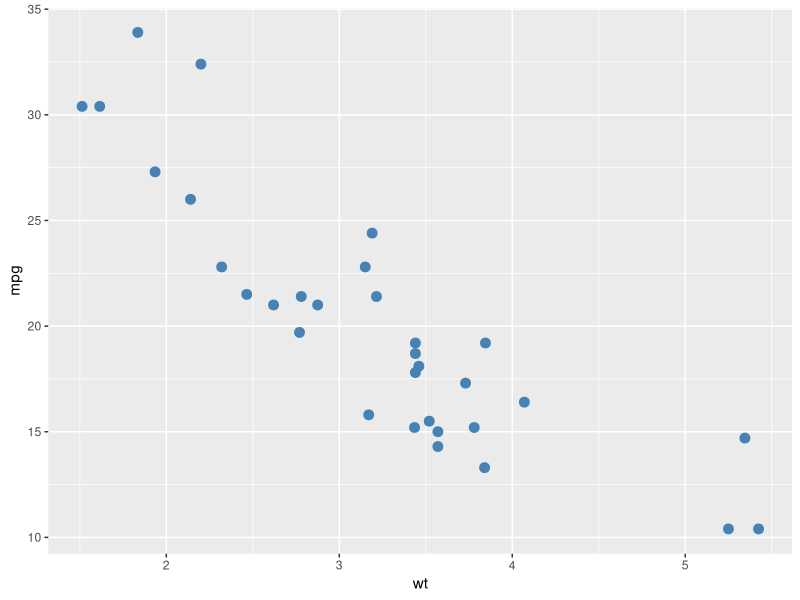
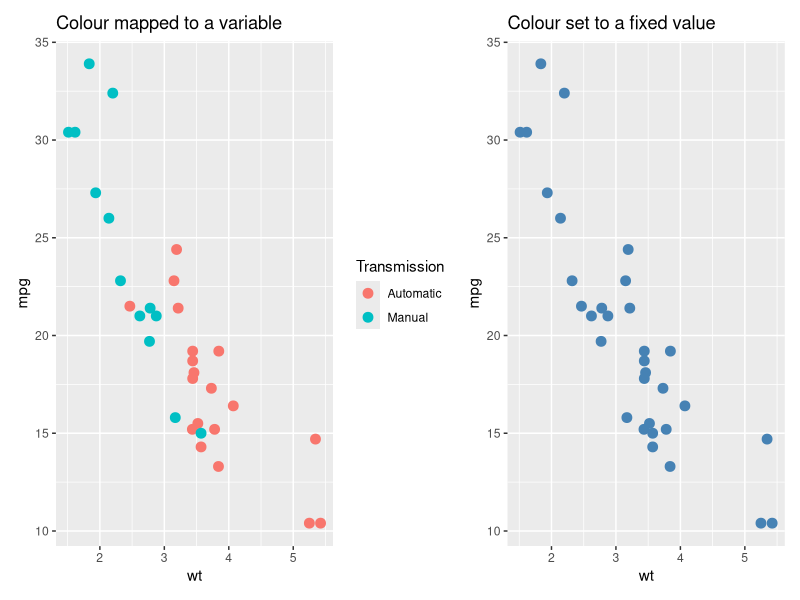
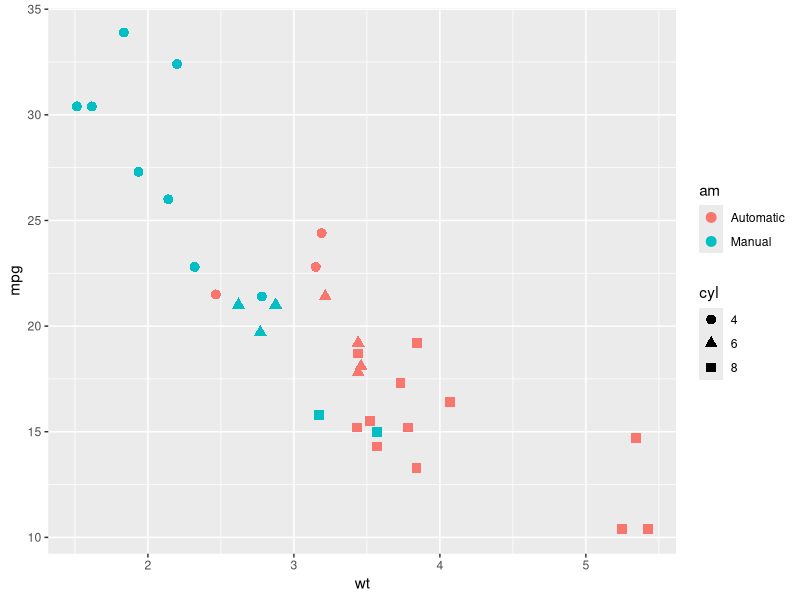
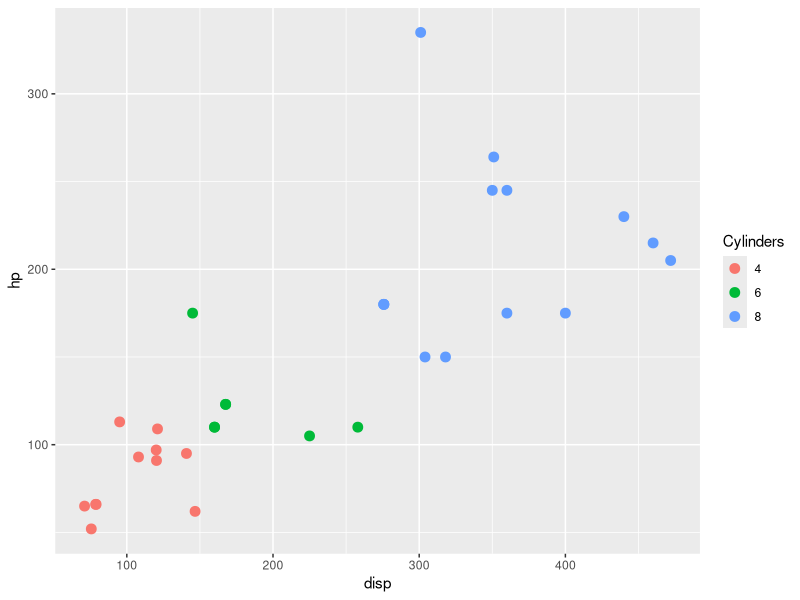
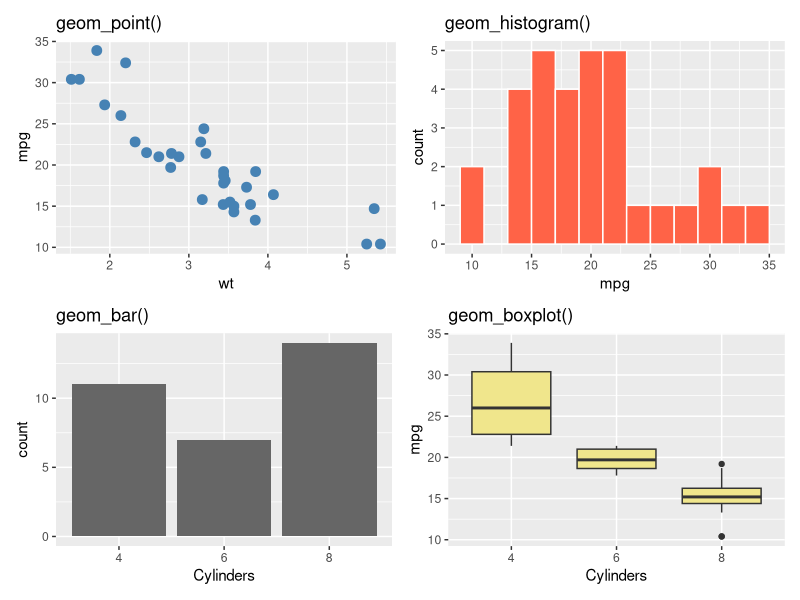
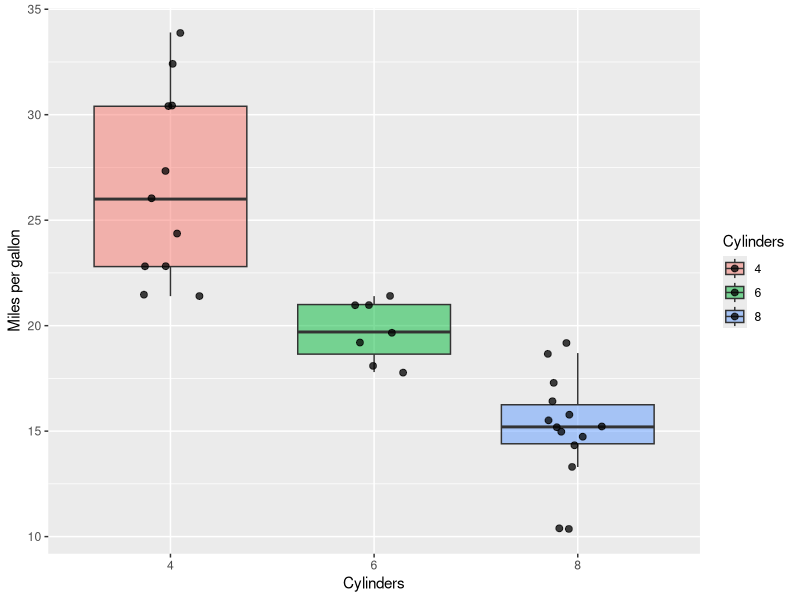
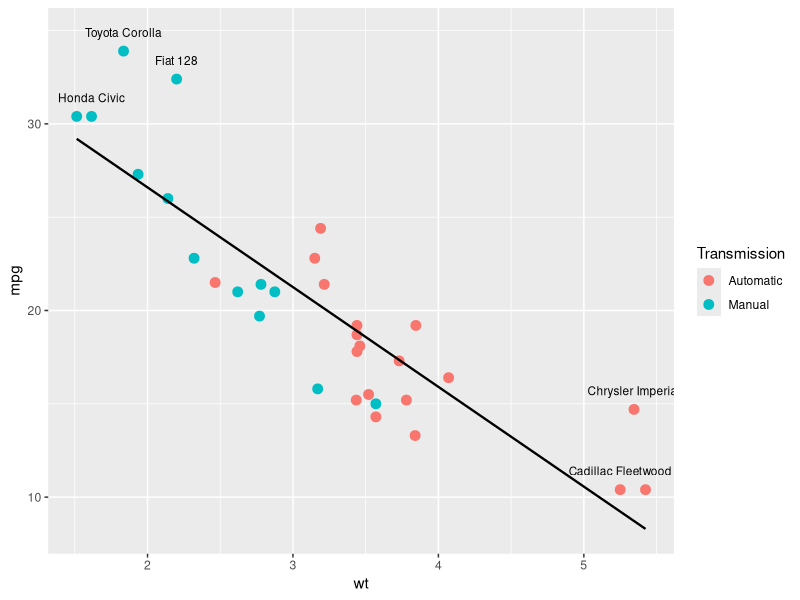
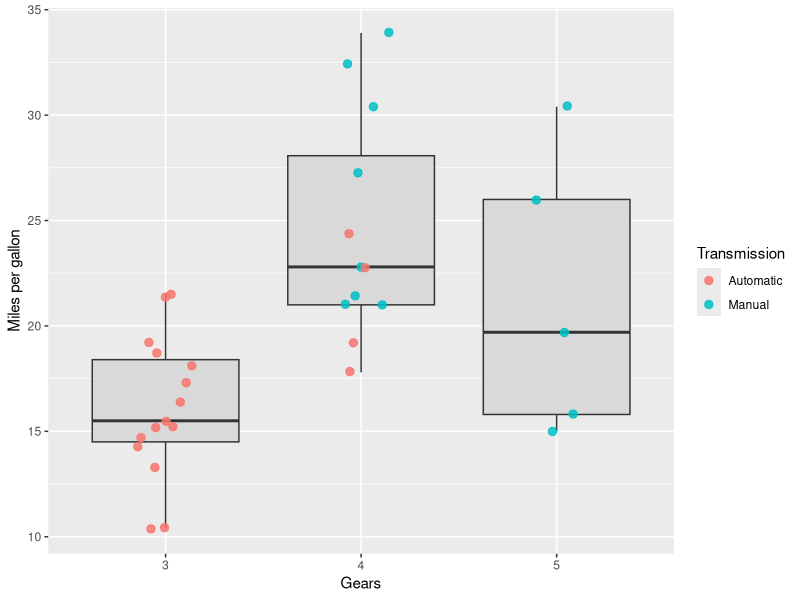

Generate these figures, in order, with R:
## ---- chunk 1
library(knitr)
library(ggplot2)
library(dplyr)
library(patchwork)  # for combining multiple plots into one layout
library(tibble)

opts_chunk$set(echo = TRUE, message = FALSE, warning = FALSE)

cars <- mtcars %>%
  rownames_to_column(var = "car") %>%   # move row names (car models) into a real column
  mutate(
    cyl = factor(cyl),                  # treat cylinder count as a category, not a number
    gear = factor(gear),                # same for number of gears
    am = factor(am, levels = c(0, 1), labels = c("Automatic", "Manual"))  # give 0/1 readable labels
  )
## ---- chunk 2
glimpse(cars)
## ---- chunk 3
ggplot(cars, aes(x = wt, y = mpg)) +  # aes() maps columns to x and y axes
  geom_point(size = 3, color = "steelblue")  # fixed size and colour for all points
## ---- chunk 4
mapped_plot <- ggplot(cars, aes(x = wt, y = mpg, color = am)) +  # color inside aes() = data-driven
  geom_point(size = 3) +
  labs(title = "Colour mapped to a variable", color = "Transmission")

set_plot <- ggplot(cars, aes(x = wt, y = mpg)) +
  geom_point(size = 3, color = "steelblue") +  # color outside aes() = fixed value for all points
  labs(title = "Colour set to a fixed value")

mapped_plot | set_plot  # | places the two plots side by side (patchwork)
## ---- chunk 5
ggplot(cars, aes(x = wt, y = mpg, color = am, shape = cyl)) +  # two aesthetics mapped at once
  geom_point(size = 3)
## ---- chunk 6
ggplot(cars, aes(x = disp, y = hp, color = cyl)) +  # cyl mapped to color (inside aes)
  geom_point(size = 3) +                             # size set to fixed value (outside aes)
  labs(color = "Cylinders")                          # rename the colour legend
## ---- chunk 7
scatter_geom <- ggplot(cars, aes(x = wt, y = mpg)) +
  geom_point(color = "steelblue", size = 3) +
  labs(title = "geom_point()")

hist_geom <- ggplot(cars, aes(x = mpg)) +
  geom_histogram(binwidth = 2, fill = "tomato", color = "white") +  # binwidth controls bar width; color is bar border
  labs(title = "geom_histogram()")

bar_geom <- ggplot(cars, aes(x = cyl)) +
  geom_bar(fill = "grey40") +   # geom_bar() counts rows per category automatically
  labs(title = "geom_bar()", x = "Cylinders")

box_geom <- ggplot(cars, aes(x = cyl, y = mpg)) +
  geom_boxplot(fill = "khaki") +
  labs(title = "geom_boxplot()", x = "Cylinders")

(scatter_geom | hist_geom) / (bar_geom | box_geom)  # / stacks rows; | places side by side
## ---- chunk 8
ggplot(cars, aes(x = cyl, y = mpg, fill = cyl)) +
  geom_boxplot(alpha = 0.5, outlier.shape = NA) +  # alpha = transparency; NA hides outlier dots so jitter shows them instead
  geom_jitter(width = 0.15, alpha = 0.75, size = 2) +  # small width keeps points within their group
  labs(x = "Cylinders", y = "Miles per gallon", fill = "Cylinders")
## ---- chunk 9
ggplot(cars, aes(x = wt, y = mpg)) +
  geom_point(aes(color = am), size = 3) +
  geom_smooth(method = "lm", se = FALSE, color = "black", linewidth = 0.8) +  # lm = linear trend line; se = FALSE hides confidence ribbon
  geom_text(
    data = cars %>% filter(mpg > 30 | wt > 5),  # only label the extreme/interesting cars
    aes(label = car),
    check_overlap = TRUE,  # skip labels that would overlap each other
    nudge_y = 1,           # shift labels slightly above their points
    size = 3
  ) +
  labs(color = "Transmission")
## ---- chunk 10
ggplot(cars, aes(x = gear, y = mpg)) +
  geom_boxplot(fill = "grey85", outlier.shape = NA) +       # hide outlier dots; jitter will show all points
  geom_jitter(aes(color = am), width = 0.15, size = 2.5, alpha = 0.85) +  # color mapped per-geom, not inherited
  labs(x = "Gears", y = "Miles per gallon", color = "Transmission")
## ---- chunk 11
numeric_default <- ggplot(cars, aes(x = hp, y = mpg)) +
  geom_point(size = 3, color = "grey40") +
  labs(title = "Default numeric scales")

numeric_scaled <- ggplot(cars, aes(x = hp, y = mpg)) +
  geom_point(size = 3, color = "grey40") +
  scale_x_continuous(breaks = seq(50, 350, by = 50)) +  # seq() generates tick positions: 50, 100, 150 ...
  scale_y_continuous(breaks = seq(10, 35, by = 5)) +
  labs(title = "Custom numeric breaks")

numeric_default | numeric_scaled
## ---- chunk 12
default_order_plot <- ggplot(cars, aes(x = factor(cyl), y = mpg)) +
  geom_boxplot(fill = "grey80") +
  labs(title = "Default order", x = "Cylinders")

reordered_plot <- ggplot(cars, aes(x = reorder(factor(cyl), mpg, median), y = mpg)) +  # reorder(variable, by_what, function)
  geom_boxplot(fill = "tomato") +
  labs(title = "Reordered by median mpg", x = "Cylinders")

default_order_plot | reordered_plot
## ---- chunk 13
color_scale_plot <- ggplot(cars, aes(x = wt, y = mpg, color = hp)) +
  geom_point(size = 4) +
  scale_color_gradient(low = "skyblue", high = "firebrick") +  # low hp = blue, high hp = red
  labs(title = "Continuous colour scale", color = "Horsepower")

mean_mpg_by_cyl_gear <- cars %>%
  group_by(cyl, gear) %>%
  summarise(mean_mpg = mean(mpg), .groups = "drop")  # .groups = "drop" removes grouping after summarise

fill_scale_plot <- ggplot(mean_mpg_by_cyl_gear, aes(x = cyl, y = gear, fill = mean_mpg)) +
  geom_tile(color = "white", linewidth = 0.8) +                          # color here is the tile border, not fill
  geom_text(aes(label = round(mean_mpg, 1)), color = "white", fontface = "bold") +  # overlay value labels on tiles
  scale_fill_gradient(low = "khaki1", high = "darkgreen") +
  labs(
    title = "Continuous fill scale",
    x = "Cylinders",
    y = "Gears",
    fill = "Mean mpg"
  )

color_scale_plot | fill_scale_plot
## ---- chunk 14
styled_plot <- ggplot(cars, aes(x = wt, y = mpg, color = am)) +
  geom_point(size = 3) +
  labs(
    title = "Heavier cars tend to have lower fuel efficiency",
    subtitle = "Transmission highlights one part of the pattern in mtcars",
    x = "Weight (1000 lb)",
    y = "Miles per gallon",
    color = "Transmission"
  ) +
  theme_minimal(base_size = 12) +  # clean background; base_size scales all text proportionally
  theme(legend.position = "top")   # move legend above the plot

styled_plot
## ---- chunk 15
dashboard_plot <- (styled_plot / (reordered_plot | fill_scale_plot)) +  # / stacks rows; inner | places side by side
  plot_annotation(
    title = "Three views of the mtcars dataset",
    subtitle = "Scatter plot, reordered box plot, and summary heatmap",
    caption = "Data source: mtcars"
  ) +
  plot_layout(guides = "collect")  # merge duplicate legends into one shared legend

dashboard_plot
## ---- chunk 16
png_file <- tempfile("mtcars-plot-", fileext = ".png")  # tempfile() creates a safe throwaway path
pdf_file <- tempfile("mtcars-plot-", fileext = ".pdf")

ggsave(filename = png_file, plot = styled_plot, width = 8, height = 5, dpi = 300)  # dpi = resolution; 300 is print quality
ggsave(filename = pdf_file, plot = styled_plot, width = 8, height = 5)             # PDF is vector so dpi is irrelevant

png_file  # print the path so you can inspect the saved file
pdf_file
## ---- chunk 17
fuel_scatter <- ggplot(cars, aes(x = wt, y = mpg, color = hp)) +
  geom_point(size = 3) +
  scale_color_gradient(low = "lightblue", high = "darkred") +  # encodes a third variable (hp) through colour
  labs(
    title = "Fuel efficiency vs weight",
    x = "Weight (1000 lb)",
    y = "Miles per gallon",
    color = "Horsepower"
  )

fuel_boxplot <- ggplot(cars, aes(x = reorder(factor(cyl), mpg, median), y = mpg, fill = am)) +  # sort cylinders by median mpg
  geom_boxplot() +
  labs(
    title = "Fuel efficiency by cylinder count",
    x = "Cylinders",
    y = "Miles per gallon",
    fill = "Transmission"
  )

fuel_scatter | fuel_boxplot  # combine the two panels side by side
